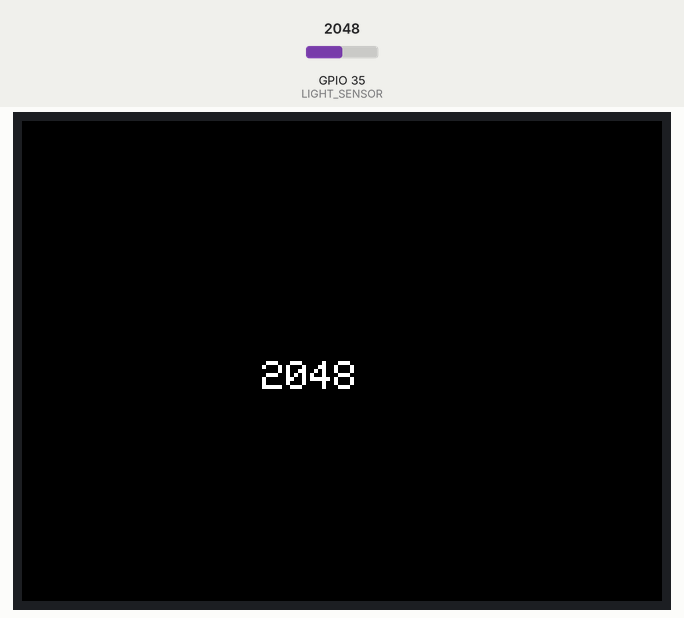
A sketch run on a simulated ESP32. Parts: 320×240 colour display. The inputs (shaded band) are chosen by the test bench; at power-on: GPIO 35 (LIGHT_SENSOR) = 2048.

Above: at 1.3 s.
1.4 s: GPIO 35 (LIGHT_SENSOR) set to 2866
At 2.0 s:
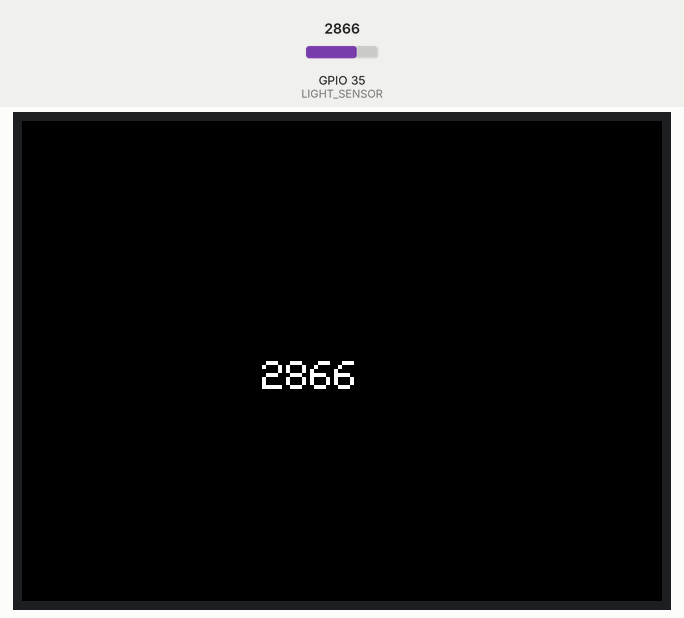
2.9 s: GPIO 35 (LIGHT_SENSOR) set to 3603
At 3.2 s:
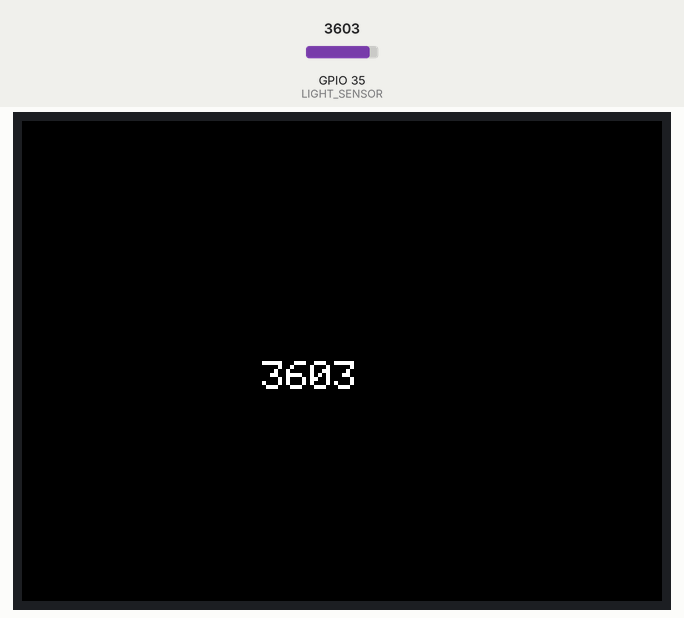
4.4 s: GPIO 35 (LIGHT_SENSOR) set to 4095
At 5.5 s:
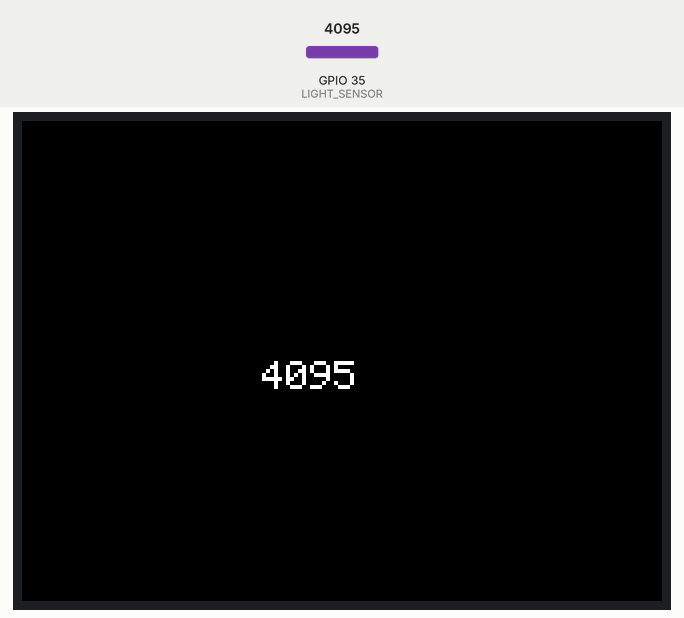
Timing chart, 0 to 7.4 s (numbered marks = the images above; inputs shaded):
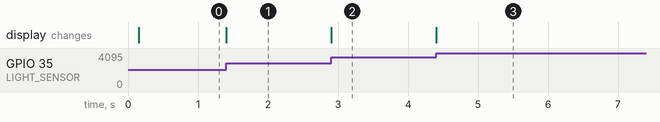

Measured:
- after the input at 1.4 s, the display: changes at once (image 1)
- after the input at 2.9 s, the display: changes at once (image 2)
- after the input at 4.4 s, the display: changes at once (image 3)

The sketch:

Display_Analog.ino
```cpp
#include <M5Stack.h>

#define LIGHT_SENSOR 35

void setup() {
  M5.begin();

  pinMode(LIGHT_SENSOR, INPUT);
}

void loop() {
  M5.Lcd.setCursor(120, 120);
  M5.Lcd.setTextSize(2);
  M5.Lcd.print(analogRead(LIGHT_SENSOR));
}
```
